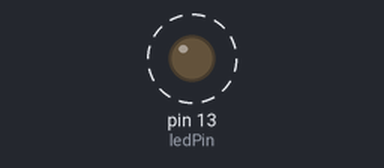
This sketch was run on a simulated Arduino Uno, built with avr-gcc and run on an emulated ATmega328P. Parts: output pins drawn as LEDs (lit = HIGH). Dashed ring = blinking.

Above: at 0.4 s.
Timing chart, 0 to 4.6 s (numbered marks = the images above):
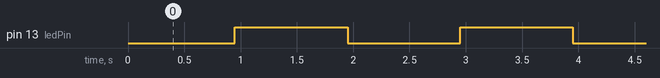

Measured:
- by itself, pin 13 (ledPin): alternates HIGH for 1.0 s and LOW for 1.0 s

The sketch:

gatArduinOSEKdomo.ino
```cpp
/* --------- This file is an example of a main file in an Arduino project -----------------------------
 -- Additional files with gttc_ prefix are the gatArduinOSEK files, not to be modified in normal use --
 -- Additional files with prj_ prefix are the ones that must be configured for each project, they    --
 -- are part of the example.                                                                         --
 -- Project Functionality:
 -- This project uses 4 buttons and 4 leds and the serial port of the arduino.
 -- Buttons are read and the statuses are sent through the serial console.
 -- The user can send commands through the serial console to light the leds.
 -- Buttons and leds are connected to pins configured in prj_pinout.h
 -- Global variables of the project are shared through a DRE (Data Runtime Environment) defined in prj_dre.h and prj_dre.c
 -- The serial console commands are processed in prj_tty_cmds.h and prj_tty_cmds.c
 -- The serial console broadcast of the input statuses is done in prj_tty_brcast.h and prj_tty_brcast.c
 -- Please visit the wiki page for this project in http://gatatac.org/projects/gttcosarduino/wiki/GatArduinOSEKino_example_1


/***** Project configuration include (before OSEK includes to allow OSEK configuration ******/
#include "prj_cfg.h"

/***** gatArduinOSEK includes *****/
/*** Types ***/
#include <gttc_types.h>
/*** Timer ***/
//#define TIMEBASE_USE_MS 1  // <-- Normally the timer unit is the us (microseconds) but you can use this define to use ms (milliseconds)
#include <gttc_timer.h>

/* ---------------------------------------*/

/***** Project includes *****/
#include "prj_pinout.h" // <-- The pinout of the project
#include "prj_dre.h"    // <-- The DRE of the project (global variables pools to share)
#include "prj_input.h"  // <-- The input module reads the microcontroller pinout
#include "prj_output.h"  // <-- The output module writes the microcontroller pinout

/* ---------------------------------------*/

uint8_t program_cycle_counter=CFG_BLINKING_PROGRAM_CYCLES;

/***** Setup & Startup functions *****/

void setup() {
  timerSetCycleTime(CYCLE_TIME_IN_MICROS);
  dreInit();
  prjInputInit();
  dre.ledState[CFG_BLINKING_LED]=LOW;
  prjOutputInit();
}

/* ---------------------------------------*/

/***** Main Loop *****/

void loop()
{
  // ----------- Functionality ----------------

  prjInput();

  // -------------- Transfer function ---------------
  program_cycle_counter--;
  if (program_cycle_counter<=0){
    program_cycle_counter=CFG_BLINKING_PROGRAM_CYCLES;
    if (dre.ledState[CFG_BLINKING_LED]==HIGH){
      dre.ledState[CFG_BLINKING_LED]=LOW;
    } else {
      dre.ledState[CFG_BLINKING_LED]=HIGH;
    }
  }
  prjOutput();

  // ----------- End of Cycle Synchronization ----------------

  // Now the microcontroller will loose time until the end of cycle sincronization time expires
  boolean timSync=timerSync();
  while(timSync==false){
    // timerSync returns true when the end of cycle syncronization time expired.
    timSync=timerSync();
  }
}
```

prj_dre.c
```cpp
/* Data Runtime Environment is a pool of global variables that can be shared through all the application.  It acts as a centralized data base for the functionality */

#include "gttc_types.h"
#include "prj_cfg.h"
#include "prj_dre.h"

t_dre dre;

void dreInit(void){
  uint8_t i;
  for (i=0;i<NUM_LEDS;i++){
    dre.ledState[i] = LOW;             // ledState used to set the LED
  }
}
```

prj_dre.h
```cpp
/* Data Runtime Environment is a pool of global variables that can be shared through all the application.  It acts as a centralized data base for the functionality */

#ifndef _PRJ_DRE_H
#define _PRJ_DRE_H

#include "gttc_types.h"
#include "prj_cfg.h"
#include "prj_input.h"
#include "prj_output.h"

typedef struct {

  /*** Input ***/
  /** Led statuses **/
  uint8_t ledState[NUM_LEDS];             // ledState used to set the LED
}
t_dre;

extern t_dre dre;

#ifdef __cplusplus
extern "C"
#endif
void dreInit(void);

#endif // _PRJ_DRE_H
```

prj_input.cpp
```cpp
#include "prj_cfg.h"
#include "prj_input.h"
#include "prj_pinout.h"
#include "prj_dre.h"
#include "Arduino.h"

void prjInputInit(void){

}

void prjInput(void){

}
```

prj_input.h
```cpp
#ifndef _PRJ_INPUT_H
#define _PRJ_INPUT_H

void prjInputInit(void);
void prjInput(void);

#endif /* _PRJ_INPUT_H */
```

prj_output.cpp
```cpp
#include "gttc_timer.h"
#include "prj_cfg.h"
#include "prj_output.h"
#include "prj_pinout.h"
#include "prj_dre.h"
#include "Arduino.h"

void prjOutputInit(void){
  uint8_t i;
  for (i=0;i<NUM_LEDS;i++) {
    // set the digital pin as output:
    pinMode(ledPin[i], OUTPUT);
  }
}

void prjOutput(void){
  uint8_t i;
  for (i=0;i<NUM_LEDS;i++){
    if (dre.ledState[i]==HIGH){
      digitalWrite(ledPin[i],HIGH);
    }
    else {
      digitalWrite(ledPin[i],LOW);
    }
  }
}
```

prj_output.h
```cpp
#ifndef _PRJ_OUTPUT_H
#define _PRJ_OUTPUT_H

#define NUM_LEDS 1

#ifdef __cplusplus
extern "C"
#endif
void prjOutputInit(void);

#ifdef __cplusplus
extern "C"
#endif
void prjOutput(void);

#endif /* _PRJ_OUTPUT_H */
```

prj_pinout.c
```cpp
#include "gttc_types.h"
#include "prj_cfg.h"
#include "prj_pinout.h"

const uint8_t ledPin[]=CFG_LED_PINS;

void pinoutInit(void){

}
```

prj_pinout.h
```cpp
/* ---- This file describes all the pin assignments of the microcontroller --- */

#ifndef _PRJ_PINOUT_H
#define _PRJ_PINOUT_H

#include "gttc_types.h"

extern const uint8_t ledPin[];

#define CFG_LED_PINS {13}

void pinoutInit(void);

#endif // _PRJ_PINOUT_H
```

prj_cfg.h
```cpp
#ifndef _PRJ_CFG_H
#define _PRJ_CFG_H

#define CYCLE_TIME_IN_MICROS (50000L)
#define CFG_BLINKING_TIME_IN_MS (1000L)
#define CFG_BLINKING_PROGRAM_CYCLES ((CFG_BLINKING_TIME_IN_MS*1000L)/(CYCLE_TIME_IN_MICROS))
#define CFG_BLINKING_LED (0)

#endif /* _PRJ_CFG_H */
```
